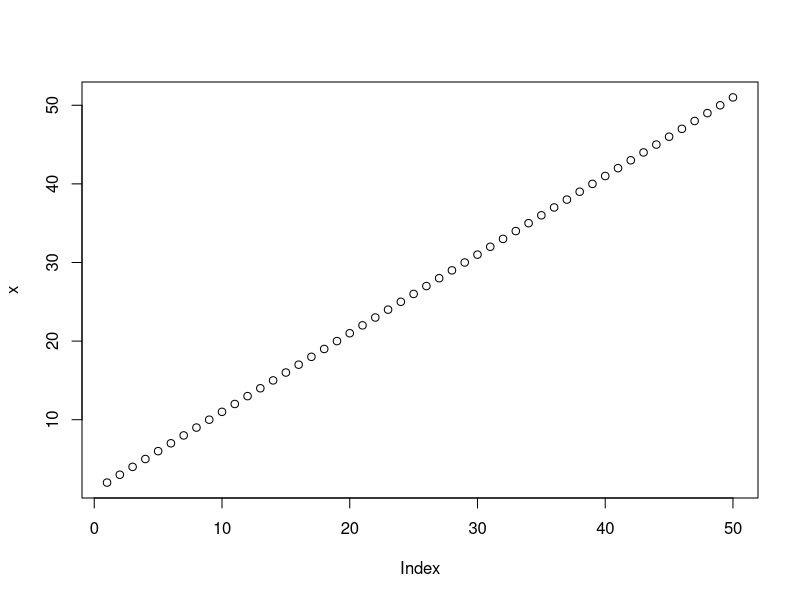
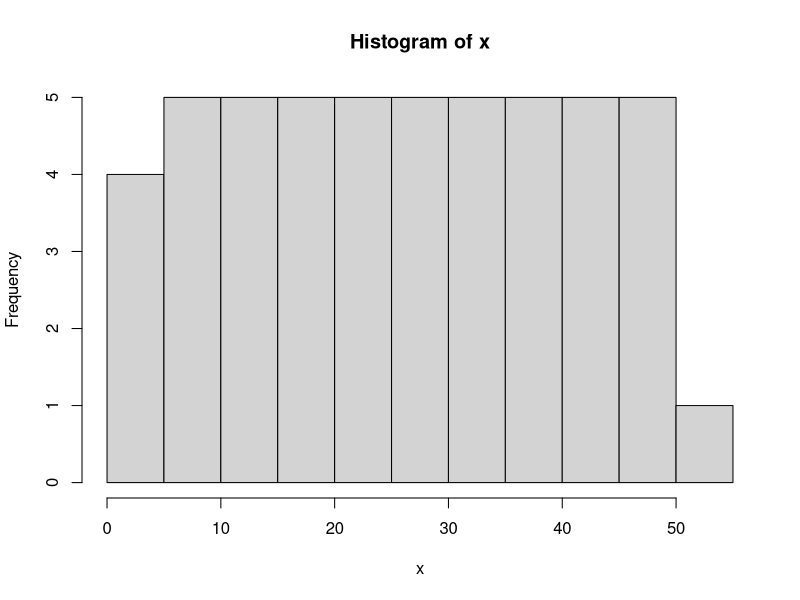
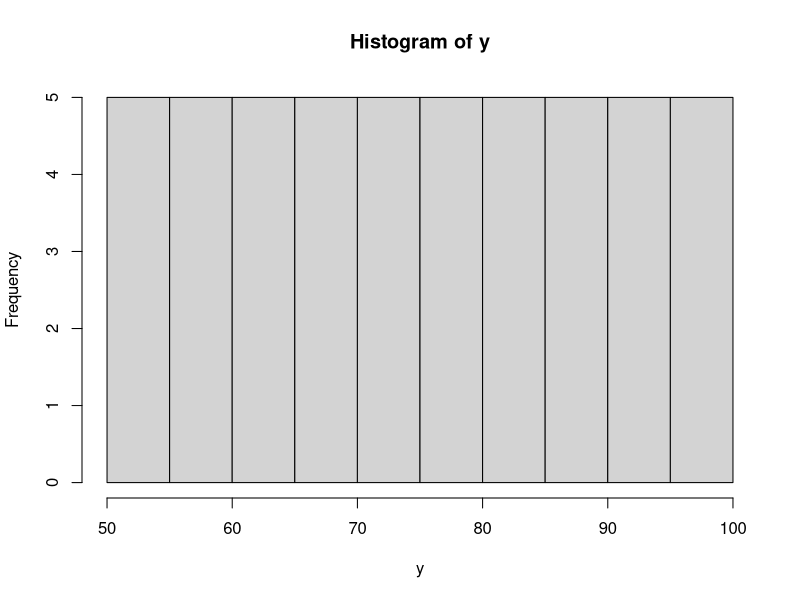
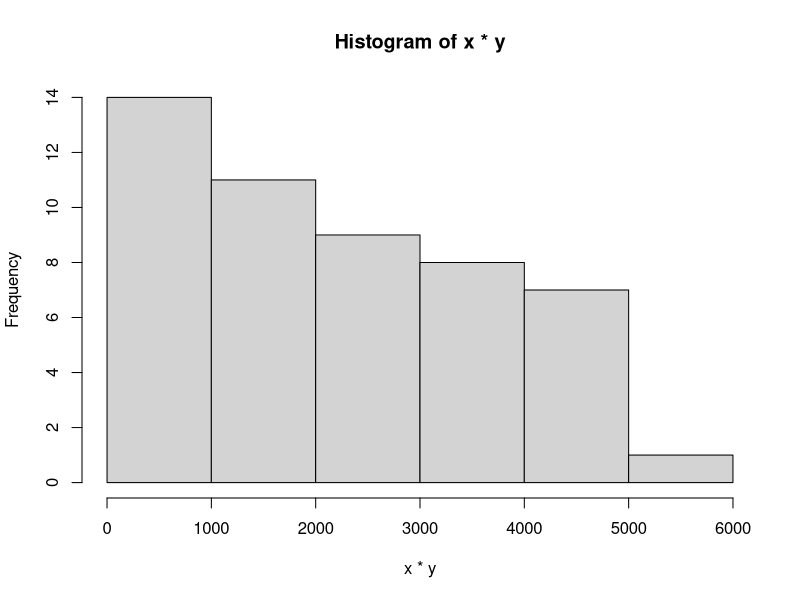

Generate these figures, in order, with R:
## ---- chunk 1
x <- c(2:51)

x[3]

plot(x)

y <- c(51:100)

x + y 

x*y

x-y

x-y*y

hist(x)
hist(y)
hist(x*y)
